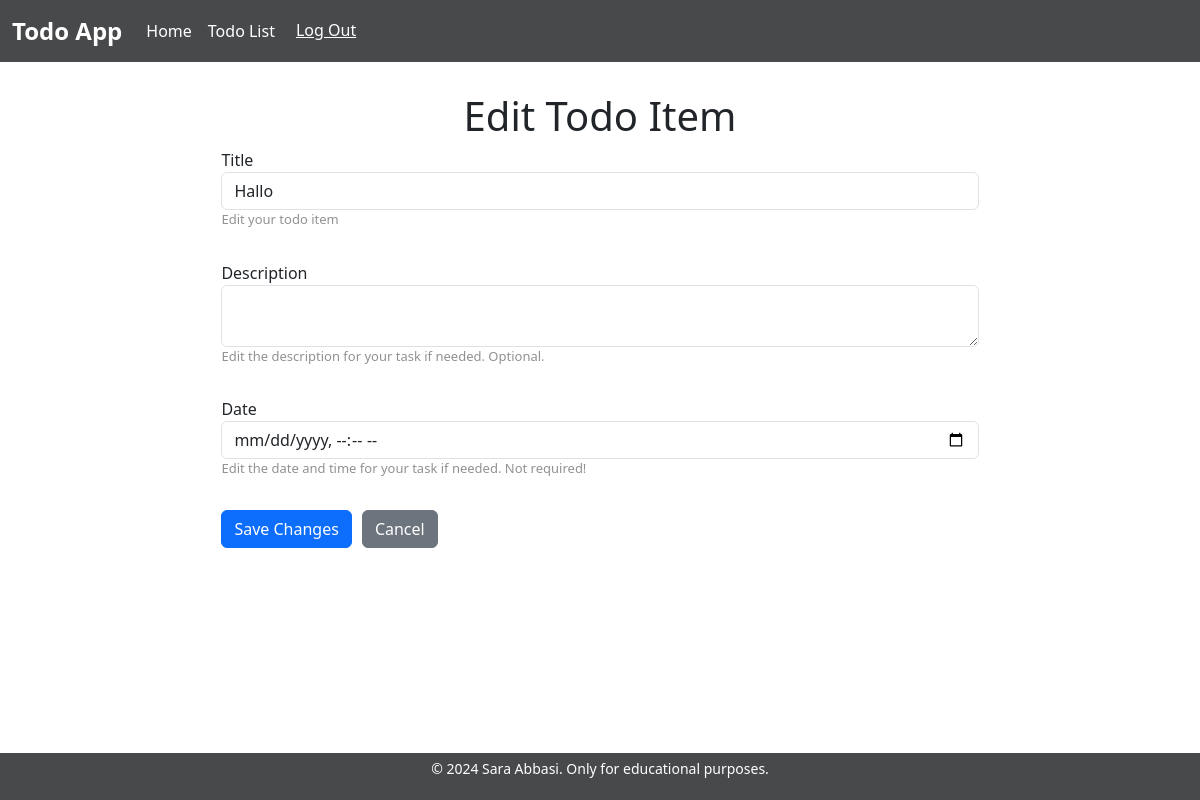
The app's page /8/edit/ (signed in), older data.
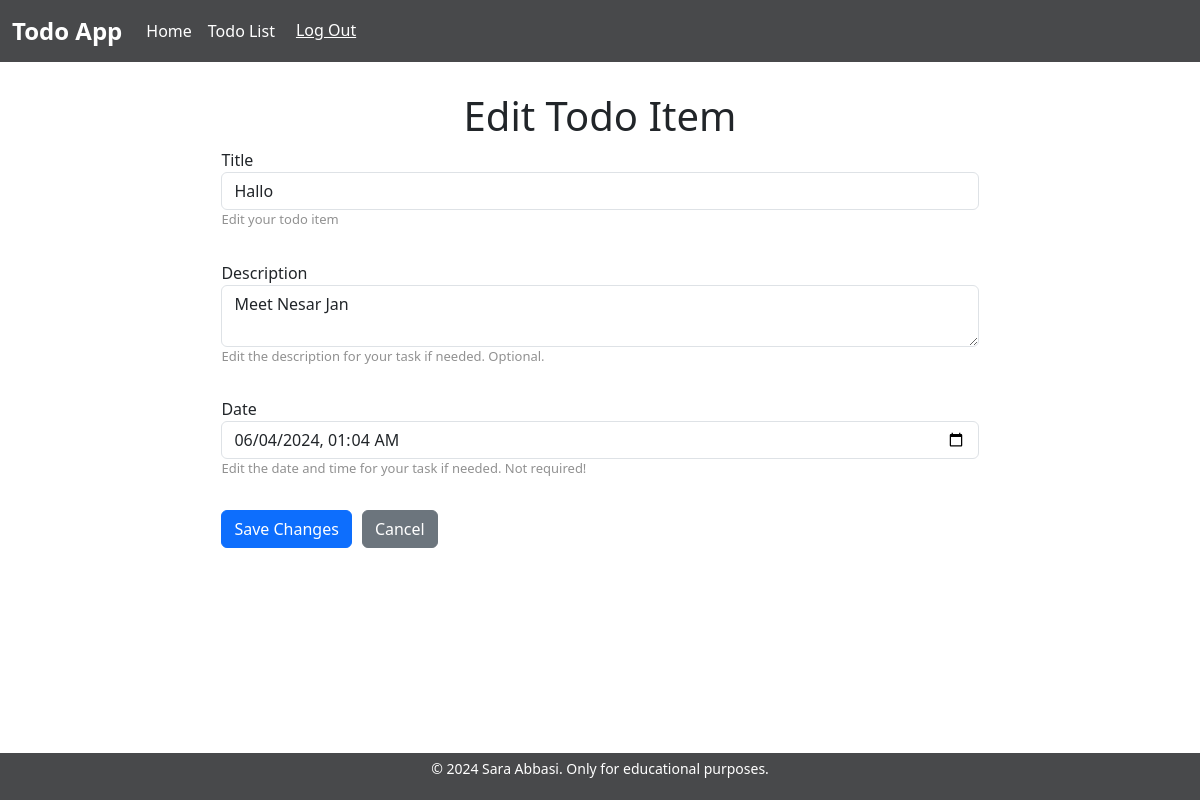
The same page, newer data.
### todo_app/models.py (models this page shows, shortened)
class TodoItem(models.Model):
    title = models.CharField(max_length=200)
    description = models.TextField(blank=True)
    checked = models.BooleanField(default=False)
    owner = models.ForeignKey(User, on_delete=models.CASCADE, null=True)
    date = models.DateTimeField(blank=True, null=True)

### todo_app/views.py (the view)
# urls.py: path('<int:id>/edit/', edit_todo_item, name='todo_item_edit'),
@login_required(login_url='/accounts/login')
def edit_todo_item(request, id):
    todo_item = get_object_or_404(TodoItem, id=id, owner=request.user)
    if request.method == 'POST':
        form = TodoItemForm(request.POST, instance=todo_item)
        if form.is_valid():
            form.save()
            return redirect('todo_app:todo_list')
    else:
        form = TodoItemForm(instance=todo_item)
    return render(request, 'todo_app/edit_todo_item.html', {'form': form})

### todo_app/forms.py (shortened to what this page needs)
class TodoItemForm(forms.ModelForm):
    class Meta:
        model = TodoItem
        fields = ['title', 'description', 'checked', 'date']

### todo_app/templates/todo_app/edit_todo_item.html (shortened to what this page needs)
{% extends 'base.html' %}
{% block content %}
<div class="container edit-form-container">
    <h1>Edit Todo Item</h1>
    <form class="edit-todo-form" method="POST">
        <div class='input-container'>
            <label for="id_title">{{ form.title.label }}</label>
            <input class="form-control" type="text" name="title" value="{{ form.instance.title }}" required id="id_title">
            <p class='helper-text'>Edit your todo item</p>
        </div>
        <div class='input-container'>
            <label for="id_description">{{ form.description.label }}</label>
            <textarea class="form-control" name="description" id="id_description">{{ form.instance.description }}</textarea>
            <p class='helper-text'>Edit the description for your task if needed. Optional.</p>
        </div>
        <div class='input-container'>
            <label for="id_date">{{ form.date.label }}</label>
            <input class="form-control" type="datetime-local" name="date" value="{% if form.instance.date %}{{ form.instance.date|date:'Y-m-d\TH:i' }}{% endif %}" id="id_date">
            <p class='helper-text'>Edit the date and time for your task if needed. Not required!</p>
        </div>
        <button class='btn btn-primary' type="submit">Save Changes</button>
        <a href="{% url 'todo_app:todo_list' %}" class="btn btn-secondary">Cancel</a>
    </form>
</div>
{% endblock %}

Row changes from the older to the newer data that the page shows:
changed TodoItem "Hallo": description (not shown) → "Meet Nesar Jan"; date (not shown) → "06/04/2024 01:04"
